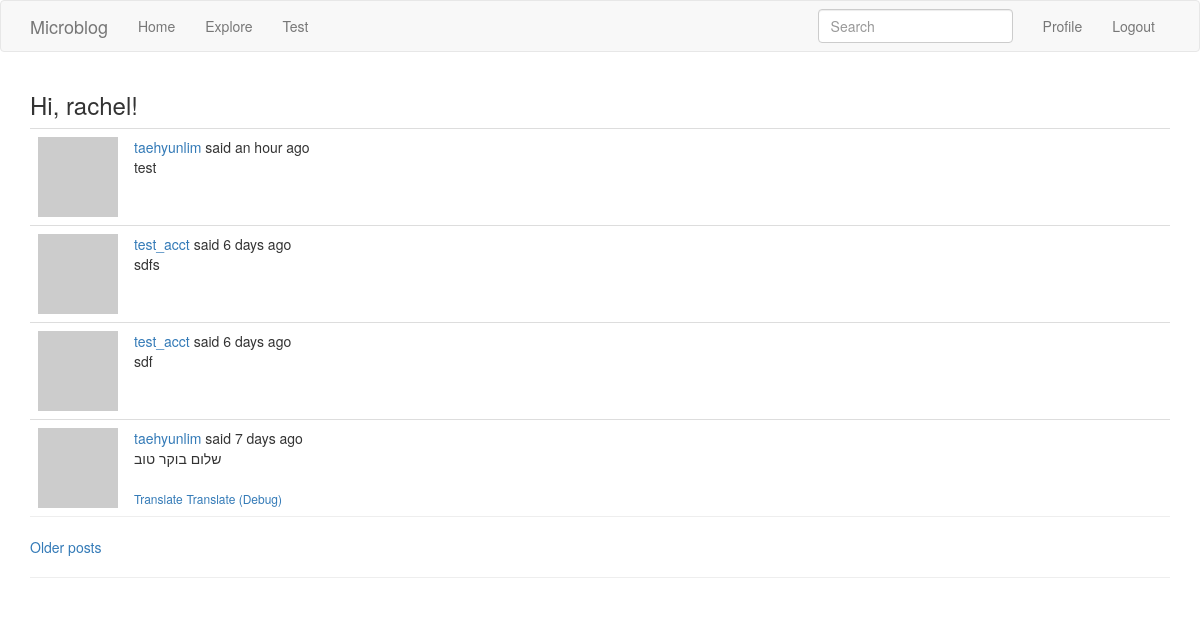
Screenshot of /explore (signed in) with the database file from the repository.
### app/models.py (models this page shows, shortened)
class User(UserMixin, db.Model):
    id = db.Column(db.Integer, primary_key=True)
    username = db.Column(db.String(64), index=True, unique=True)
    email = db.Column(db.String(120), index=True, unique=True)
    pw_hash = db.Column(db.String(128))
    about_me = db.Column(db.String(140))
    datetime_joined = db.Column(db.DateTime, default=datetime.utcnow)
    datetime_last_seen = db.Column(db.DateTime, default=datetime.utcnow)
    posts = db.relationship('Post', backref='author', lazy='dynamic')
    followed = db.relationship(
        'User', # Self-referential
        secondary=followers, # Association table defined above
        primaryjoin=(followers.c.follower_id == id), # How left-side entity is linked: User's `id` matches the `follower_id` field of the association table
        secondaryjoin=(followers.c.followed_id == id), # How the right-side entity (followed user) is linked.
        backref=db.backref('followers', lazy='dynamic'), # How this relationship will be accessed from the right-side entity (followed)
        lazy='dynamic' # `dynamic` sets up the query to not run until specifically requested
    )
    def avatar(self, size):
        digest = md5(self.email.lower().encode('utf-8')).hexdigest()
        return 'https://www.gravatar.com/avatar/{}?d=identicon&s={}'.format(digest, size)

class SearchableMixin(object):
    @classmethod
    def before_commit(cls, session):
        session._changes = {
            'add': list(session.new),
            'update': list(session.dirty),
            'delete': list(session.deleted)
        }
    @classmethod
    def after_commit(cls, session):
        for obj in session._changes['add']:
            if isinstance(obj, SearchableMixin):
                add_to_index(obj.__tablename__, obj)
        for obj in session._changes['update']:
            if isinstance(obj, SearchableMixin):
                add_to_index(obj.__tablename__, obj)
        for obj in session._changes['delete']:
            if isinstance(obj, SearchableMixin):
                remove_from_index(obj.__tablename__, obj)
        session._changes = None

class Post(SearchableMixin, db.Model):
    __searchable__ = ['body']
    id = db.Column(db.Integer, primary_key=True)
    body = db.Column(db.String(140))
    timestamp = db.Column(db.DateTime, index=True, default=datetime.utcnow)
    user_id = db.Column(db.Integer, db.ForeignKey('user.id'))
    language = db.Column(db.String(5))

### app/main/routes.py (the view)
@bp.route('/explore')
@login_required
def explore():
    page = request.args.get('page', 1, type=int)
    posts = Post.query.order_by(Post.timestamp.desc()).paginate(
        page, current_app.config['POSTS_PER_PAGE'], False)
    next_url = url_for('main.explore', page=posts.next_num) if posts.has_next else None
    prev_url = url_for('main.explore', page=posts.prev_num) if posts.has_prev else None
    return render_template('index.html', title='Explore', posts=posts.items, next_url=next_url, prev_url=prev_url)

### app/main/forms.py
class SearchForm(FlaskForm):
    q = StringField(_l('Search'), validators=[DataRequired()])
    def __init__(self, *args, **kwargs):
        if 'formdata' not in kwargs:
            kwargs['formdata'] = request.args
        if 'csrf_enabled' not in kwargs:
            kwargs['csrf_enabled'] = False
        super(SearchForm, self).__init__(*args, **kwargs)

### app/main/routes.py (called while the page is built)
@bp.before_request
def before_request():
    if current_user.is_authenticated:
        current_user.datetime_last_seen = datetime.utcnow()
        db.session.commit()
        g.search_form = SearchForm()
    g.locale = str(get_locale())

### app/models.py (called while the page is built)
@login.user_loader
def load_user(id):
    return User.query.get(int(id))

### app/templates/index.html (shortened to what this page needs)
{% extends "base.html" %}
{% import 'bootstrap/wtf.html' as wtf %}
{% block app_content %}
  <h3>{{ _('Hi, %(username)s!', username=current_user.username) }}</h3>
  {% for post in posts %}
    {% include '_post.html' %}
  {% endfor %}
  <hr style="margin-top: 0 !important;">
  {% if next_url %}<a href="{{ next_url }}">Older posts</a>{% endif %}
{% endblock %}

### app/templates/_post.html (shortened to what this page needs)
<table class="table table-hover" style="margin-bottom: 0 !important;">
  <tr>
    <td width="30px">
      <a href="{{ url_for('main.user', username=post.author.username) }}">
        <img src="{{ post.author.avatar(16) }}">
      </a>
    </td>
    <td>
      {{ _('%(username)s said %(when)s', username=user_link, when=moment(post.timestamp).fromNow()) }}
      <br>
      <span id="post_{{ post.id }}">{{ post.body }}</span>
      {% if post.language and post.language != g.locale %}
      <br><br>
      <span id="translation_{{ post.id }}">
        <a href="javascript:translate('#post_{{ post.id }}', '#translation_{{ post.id }}', '{{ post.language }}', '{{ g.locale }}');
        " style="font-size: 12px;">{{ _('Translate') }}</a>
        <a href="javascript:console.log('#post_{{ post.id }}', '#translation_{{ post.id }}', '{{ post.language }}', '{{ g.locale }}');
        " style="font-size: 12px;">{{ _('Translate (Debug)') }}</a>
      </span>
      {% endif %}
    </td>
  </tr>
</table>

### rows the page displays
Post: body "test"
Post: body "sdfs"
Post: body "sdf"
Post: body "שלום בוקר טוב"
